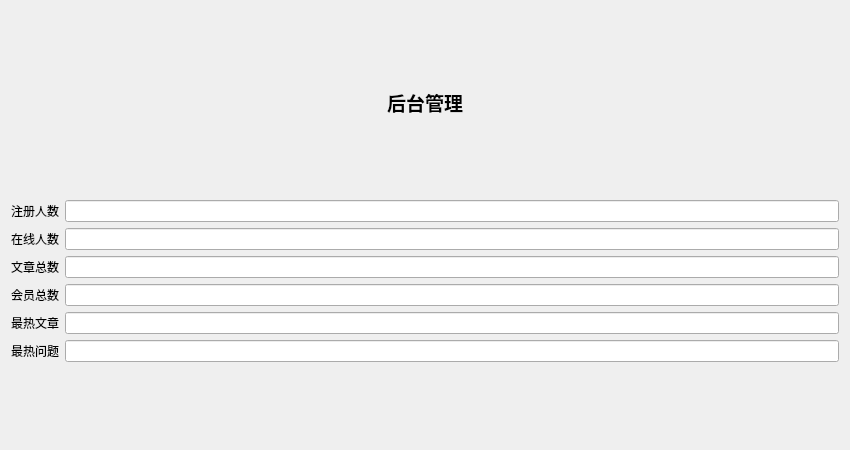
<?xml version="1.0" encoding="UTF-8"?>
<ui version="4.0">
 <class>manage</class>
 <widget class="QWidget" name="manage">
  <property name="geometry">
   <rect>
    <x>0</x>
    <y>0</y>
    <width>850</width>
    <height>450</height>
   </rect>
  </property>
  <property name="windowTitle">
   <string>Form</string>
  </property>
  <layout class="QVBoxLayout" name="verticalLayout">
   <item>
    <widget class="QLabel" name="label">
     <property name="sizePolicy">
      <sizepolicy hsizetype="Preferred" vsizetype="Fixed">
       <horstretch>0</horstretch>
       <verstretch>0</verstretch>
      </sizepolicy>
     </property>
     <property name="font">
      <font>
       <family>Arial</family>
       <pointsize>14</pointsize>
       <weight>75</weight>
       <bold>true</bold>
      </font>
     </property>
     <property name="text">
      <string>后台管理</string>
     </property>
     <property name="alignment">
      <set>Qt::AlignCenter</set>
     </property>
    </widget>
   </item>
   <item>
    <layout class="QGridLayout" name="gridLayout">
     <item row="0" column="0">
      <widget class="QLabel" name="label_2">
       <property name="text">
        <string>注册人数</string>
       </property>
      </widget>
     </item>
     <item row="0" column="1">
      <widget class="QLineEdit" name="lineEdit"/>
     </item>
     <item row="1" column="0">
      <widget class="QLabel" name="label_3">
       <property name="text">
        <string>在线人数</string>
       </property>
      </widget>
     </item>
     <item row="1" column="1">
      <widget class="QLineEdit" name="lineEdit_2"/>
     </item>
     <item row="2" column="0">
      <widget class="QLabel" name="label_4">
       <property name="text">
        <string>文章总数</string>
       </property>
      </widget>
     </item>
     <item row="2" column="1">
      <widget class="QLineEdit" name="lineEdit_3"/>
     </item>
     <item row="3" column="0">
      <widget class="QLabel" name="label_5">
       <property name="text">
        <string>会员总数</string>
       </property>
      </widget>
     </item>
     <item row="3" column="1">
      <widget class="QLineEdit" name="lineEdit_4"/>
     </item>
     <item row="4" column="0">
      <widget class="QLabel" name="label_6">
       <property name="text">
        <string>最热文章</string>
       </property>
      </widget>
     </item>
     <item row="4" column="1">
      <widget class="QLineEdit" name="lineEdit_5"/>
     </item>
     <item row="5" column="0">
      <widget class="QLabel" name="label_7">
       <property name="text">
        <string>最热问题</string>
       </property>
      </widget>
     </item>
     <item row="5" column="1">
      <widget class="QLineEdit" name="lineEdit_6"/>
     </item>
    </layout>
   </item>
  </layout>
 </widget>
 <resources/>
 <connections/>
</ui>
